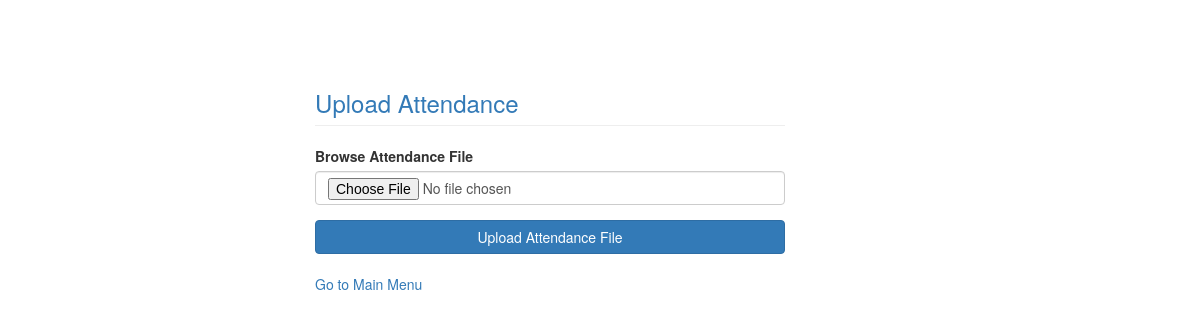
The app's page /upload_attendance, older data.
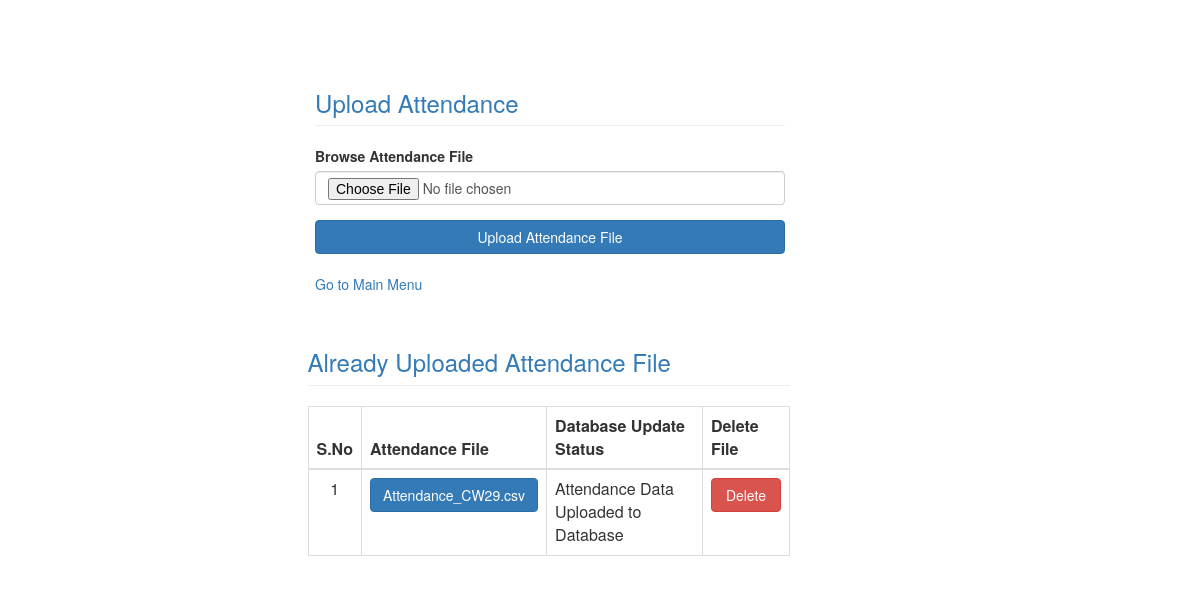
The same page, newer data.
### tables this page shows
CREATE TABLE attendance_data (
    pid integer primary key,
    exceldata TEXT,
    dbupdate TEXT default 'N'
    );

### app.py (the view)
@app.route('/upload_attendance')
def upload_attendance():
    con = sqlite3.connect("IR40.db")
    con.row_factory = sqlite3.Row
    cur = con.cursor()
    cur.execute("select * from attendance_data")
    data = cur.fetchall()
    con.close()
    return render_template("upload_attendance_excel.html", data=data)

### templates/upload_attendance_excel.html (shortened to what this page needs)
<html>
    <head>
        <link rel="stylesheet" href="{{url_for('static',filename='css/bootstrap.min.css')}}">
    </head>
    <body>
        <div class="col-md-offset-3 col-md-5" style="margin-top:50px">
            <form action="/upload_attendance_excel" method="POST" enctype="multipart/form-data">
                <h3 class="page-header text-primary">Upload Attendance</h3>
                 <div class="form-group">
                    <label>Browse Attendance File</label>
                    <input type="file" class="form-control" name="uploadExcel">
                </div>
                <div class="form-group">
                    <input type="submit" value="Upload Attendance File" class="btn btn-primary btn-block">
                    <br>
                    <a href="/menu">Go to Main Menu</a>
                </div>
            </form>
        </div>
        {% if data %}
            <div class="row">
            <div class="col-md-offset-3 col-md-5">
                <h3 class="page-header text-primary "><span class="fa fa-image">  Already Uploaded Attendance File</span></h3>
                 <table class="table table-bordered">
                      <thead>
                            <tr>
                            <th>S.No</th>
                            <th>Attendance File</th>
                            <th>Database Update Status</th>
                            <th>Delete File</th>
                        </tr>
                        </thead>
                     {% for res in data %}
                     {% set i=loop.index %}
                        <tbody>
                            <tr>
                                <td style="text-align:center">{{i}}</td>
                                <td><a href="{{url_for('view_attendance_data', id = res['pid'])}}" target="_blank" rel="noopener noreferrer"  class="btn btn-primary btn-block">{{res['exceldata']}}</a></td>
                                {% if res['dbupdate'] =='Y'%}
                                    <td>Attendance Data Uploaded to Database</a> </td>
                                {% else %}
                                <td><a href="{{url_for('insert_attendance_into_db', id = res['pid'])}}" class="btn btn-primary btn-block" >Upload Attendance to Database</a> </td>
                                {% endif %}
                                <td><a href="{{url_for('delete_attendance_record', id = res['pid'])}}" class="btn btn-danger btn-block">Delete</a></td>
                            </tr>
                        </tbody>
                {% endfor %}
                      </table>
            </div>
        </div>
        {% endif %}
    </body>
</html>

Row changes from the older to the newer data that the page shows:
added attendance_data: pid "1", exceldata "Attendance_CW29.csv", dbupdate "Attendance Data Uploaded to Database"
Text that changed along with them:
text now shown: "Already Uploaded Attendance File S.No Attendance File Database Update Status Delete File"
